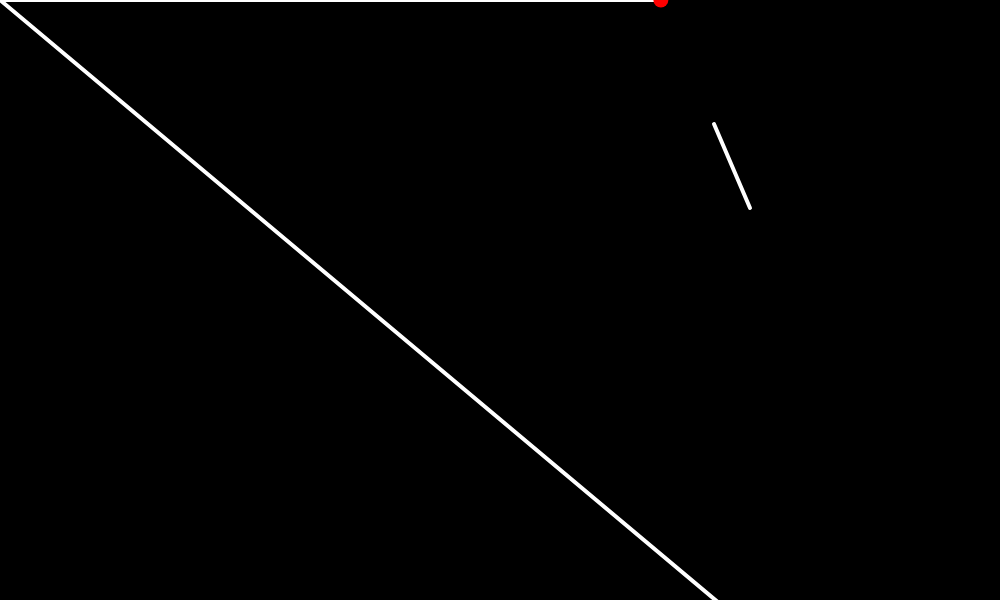
Frame 1 (no input)
Frame 60 (no input): identical to frame 1, image omitted
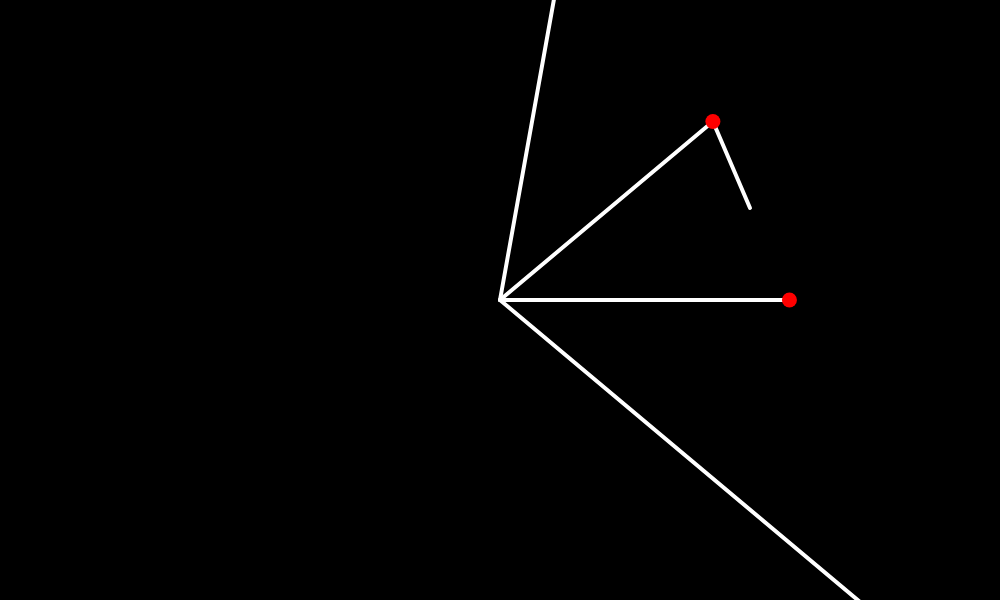
Frame 120 (the mouse pressed at the canvas centre since frame 60)

The p5.js sketch that drew these frames (run headless with seeded random() and noise() and a simulated clock; from frame 60 on, the mouse is pressed at the canvas centre):

// p5.js sketch
// ── sketch.js
let vector2;
let point;
let circlePoints;
let figures = new Array();

function setup() {
  createCanvas(1000, 600);
  vector2 = new Vector(round(random(width)), round(random(height)), round(random(width)), round(random(height)));
  //  if (!vector1.isParallel(vector2)) {
  //    point = vector1.getIntersectionPoint(vector2);
  //  }
  for (let i = 0; i < 4; i++) {
    const p1 = { x: round(random(width)), y: round(random(height)) };
    const p2 = { x: p1.x + round(random(50)), y: p1.y };
    const p3 = {};
    rect(round(random(width)), round(random(height)));
  }

  circlePoints = circleStuff(40, 40);
}

function circleStuff(r, n) {
  x = 0;
  y = 0;
  values = new Array();
  delta = 1;
  for (let i = 0; i < 360; i += n) {
    values.push({ x: round(r * cos((PI * delta * i) / 180)), y: round(r * sin((PI * delta * i) / 180)) });
  }
  return values;
}

function draw() {
  background(0);
  vector2.draw();
  for (let vals of circlePoints) {
    let vector1 = new Vector(mouseX, mouseY, vals.x + mouseX, vals.y + mouseY);

    if (!vector1.isParallel(vector2)) {
      point = vector1.getIntersectionPoint(vector2);
    }

    if (point) {
      fill(255, 0, 0);
      stroke(255);
      line(mouseX, mouseY, point.x, point.y);
      noStroke();
      fill(255, 0, 0);
      circle(point.x, point.y, 15);
    }
  }
}

// ── Vector.js
class Vector {
  p1;
  p2;

  normalized;
  constructor(x1, y1, x2, y2) {
    this.p1 = createVector(x1, y1);
    this.p2 = createVector(x2, y2);
    this.normalized = createVector(this.p2.x - this.p1.x, this.p2.y - this.p1.y);
  }

  draw() {
    stroke(255);
    strokeWeight(4);
    line(this.p1.x, this.p1.y, this.p2.x, this.p2.y);
  }

  isParallel(v2) {
    if (this.normalized.x * v2.normalized.x + this.normalized.y * v2.normalized.y === 1) {
      return true;
    } else {
      return false;
    }
  }

  getIntersectionPoint(v2) {
    if (!this.isParallel(v2)) {
      const scalar =
        ((v2.p2.x - v2.p1.x) * (this.p1.y - v2.p1.y) - (v2.p2.y - v2.p1.y) * (this.p1.x - v2.p1.x)) /
        ((v2.p2.y - v2.p1.y) * (this.p2.x - this.p1.x) - (v2.p2.x - v2.p1.x) * (this.p2.y - this.p1.y));
      if (scalar >= 0) {
        const x = this.p1.x + scalar * (this.p2.x - this.p1.x);
        const y = this.p1.y + scalar * (this.p2.y - this.p1.y);
        return { x: x, y: y };
      }
    }
    return undefined;
  }
}
